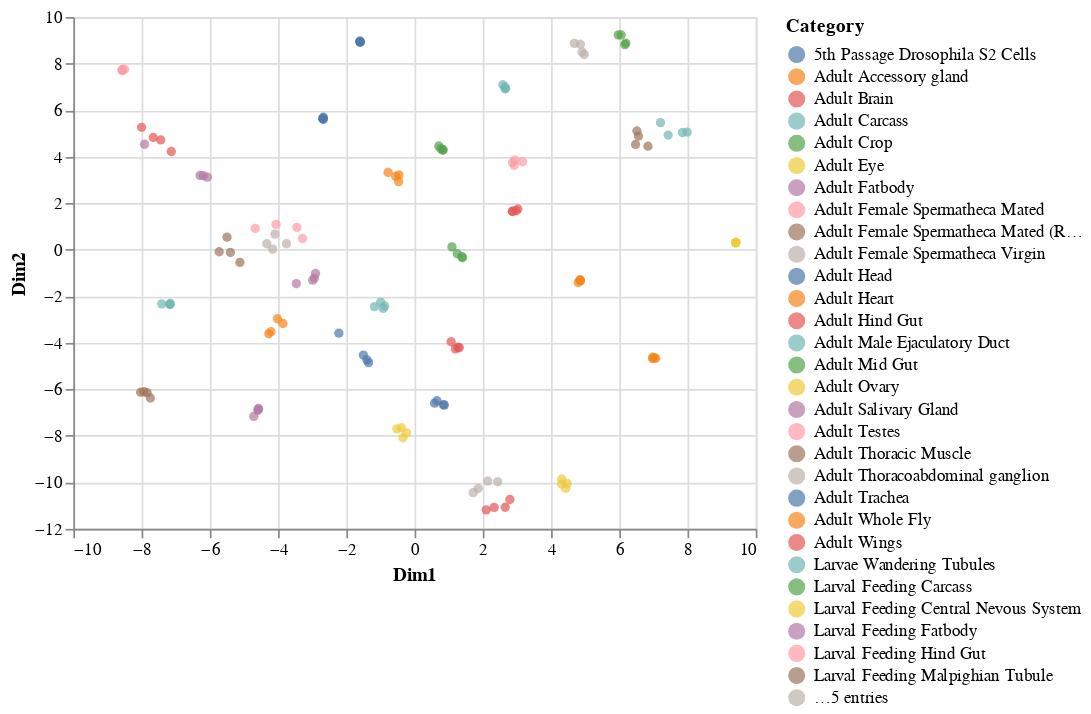

Notebook cell for this chart:
### Markdown cell above
**Exercise:**

Try creating a tSNE plot using `TSNE()`, which we imported from `sklearn.manifold`. All scikit-learn models use a consistent syntax, so the syntax is extremely similar to that for `PCA()`.

Examine the documentation either online or just using `help(TSNE)` in the notebook.

`TSNE()` takes several parameters: the most important is `perplexity`. Lower values of perplexity try hard to preserve local structure at the cost of global structure, and vice versa. From the documentation, what is the default value of `perplexity`? What happens if you redo your plot with it set to a much lower or much higher value?

### Code cell
### YOUR CODE HERE
tsne = TSNE(n_components=2)
expression_tsne = tsne.fit_transform(log_expression.values.T)
plot_two_dimensions(expression_tsne, sample_categories, expression.columns)

### Figure 1 — Vega-Lite specification as saved in the notebook (floating-point values rounded to 4 significant figures; data arrays with more than 128 entries replaced by an {"elided": "..."} marker saying what was removed)
{"config": {"view": {"continuousWidth": 400, "continuousHeight": 300}}, "data": {"name": "data-9aa33f50e7069784e30a13545a5a4beb"}, "mark": "circle", "encoding": {"color": {"type": "nominal", "field": "Category"}, "tooltip": {"type": "nominal", "field": "Sample"}, "x": {"type": "quantitative", "field": "Dim1"}, "y": {"type": "quantitative", "field": "Dim2"}}, "$schema": "https://vega.github.io/schema/vega-lite/v4.8.1.json", "datasets": {"data-9aa33f50e7069784e30a13545a5a4beb": {"elided": "136 records"}}}
